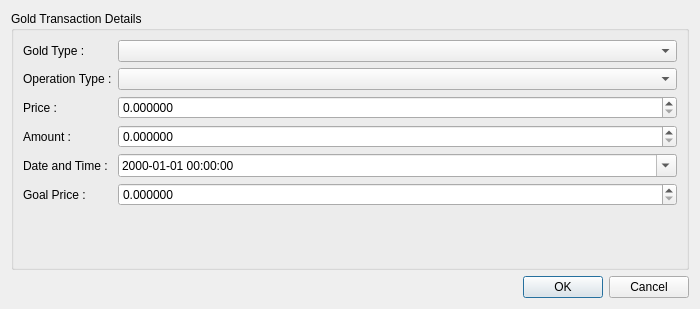
<?xml version="1.0" encoding="UTF-8"?>
<ui version="4.0">
 <class>GoldDialog</class>
 <widget class="QDialog" name="GoldDialog">
  <property name="geometry">
   <rect>
    <x>0</x>
    <y>0</y>
    <width>700</width>
    <height>309</height>
   </rect>
  </property>
  <property name="minimumSize">
   <size>
    <width>700</width>
    <height>0</height>
   </size>
  </property>
  <property name="windowTitle">
   <string>Dialog</string>
  </property>
  <layout class="QVBoxLayout" name="verticalLayout_2">
   <item>
    <widget class="QGroupBox" name="gbGoldTransactionDetails">
     <property name="title">
      <string>Gold Transaction Details</string>
     </property>
     <layout class="QFormLayout" name="formLayout">
      <item row="0" column="0">
       <widget class="QLabel" name="label">
        <property name="text">
         <string>Gold Type :</string>
        </property>
       </widget>
      </item>
      <item row="0" column="1">
       <widget class="QComboBox" name="cbGoldType"/>
      </item>
      <item row="1" column="0">
       <widget class="QLabel" name="label_2">
        <property name="text">
         <string>Operation Type :</string>
        </property>
       </widget>
      </item>
      <item row="1" column="1">
       <widget class="QComboBox" name="cbOperationType"/>
      </item>
      <item row="2" column="0">
       <widget class="QLabel" name="label_3">
        <property name="text">
         <string>Price :</string>
        </property>
       </widget>
      </item>
      <item row="2" column="1">
       <widget class="QDoubleSpinBox" name="dsbPrice">
        <property name="decimals">
         <number>6</number>
        </property>
        <property name="maximum">
         <double>100000.000000000000000</double>
        </property>
       </widget>
      </item>
      <item row="3" column="0">
       <widget class="QLabel" name="label_4">
        <property name="text">
         <string>Amount :</string>
        </property>
       </widget>
      </item>
      <item row="3" column="1">
       <widget class="QDoubleSpinBox" name="dsbAmount">
        <property name="decimals">
         <number>6</number>
        </property>
        <property name="maximum">
         <double>100000.000000000000000</double>
        </property>
       </widget>
      </item>
      <item row="4" column="0">
       <widget class="QLabel" name="label_5">
        <property name="text">
         <string>Date and Time :</string>
        </property>
       </widget>
      </item>
      <item row="5" column="0">
       <widget class="QLabel" name="label_6">
        <property name="text">
         <string>Goal Price :</string>
        </property>
       </widget>
      </item>
      <item row="5" column="1">
       <widget class="QDoubleSpinBox" name="dsbGoalPrice">
        <property name="decimals">
         <number>6</number>
        </property>
        <property name="maximum">
         <double>100000.000000000000000</double>
        </property>
       </widget>
      </item>
      <item row="4" column="1">
       <widget class="QDateTimeEdit" name="dteDateTime">
        <property name="maximumDate">
         <date>
          <year>2250</year>
          <month>12</month>
          <day>31</day>
         </date>
        </property>
        <property name="minimumDate">
         <date>
          <year>2000</year>
          <month>1</month>
          <day>1</day>
         </date>
        </property>
        <property name="displayFormat">
         <string>yyyy-MM-dd hh:mm:ss</string>
        </property>
        <property name="calendarPopup">
         <bool>true</bool>
        </property>
       </widget>
      </item>
     </layout>
    </widget>
   </item>
   <item>
    <widget class="QDialogButtonBox" name="bbTransactionApproval">
     <property name="orientation">
      <enum>Qt::Horizontal</enum>
     </property>
     <property name="standardButtons">
      <set>QDialogButtonBox::Cancel|QDialogButtonBox::Ok</set>
     </property>
    </widget>
   </item>
   <item>
    <layout class="QVBoxLayout" name="vlStatusBar"/>
   </item>
  </layout>
 </widget>
 <resources/>
 <connections>
  <connection>
   <sender>bbTransactionApproval</sender>
   <signal>accepted()</signal>
   <receiver>GoldDialog</receiver>
   <slot>accept()</slot>
   <hints>
    <hint type="sourcelabel">
     <x>227</x>
     <y>278</y>
    </hint>
    <hint type="destinationlabel">
     <x>157</x>
     <y>274</y>
    </hint>
   </hints>
  </connection>
  <connection>
   <sender>bbTransactionApproval</sender>
   <signal>rejected()</signal>
   <receiver>GoldDialog</receiver>
   <slot>reject()</slot>
   <hints>
    <hint type="sourcelabel">
     <x>295</x>
     <y>284</y>
    </hint>
    <hint type="destinationlabel">
     <x>286</x>
     <y>274</y>
    </hint>
   </hints>
  </connection>
 </connections>
</ui>
